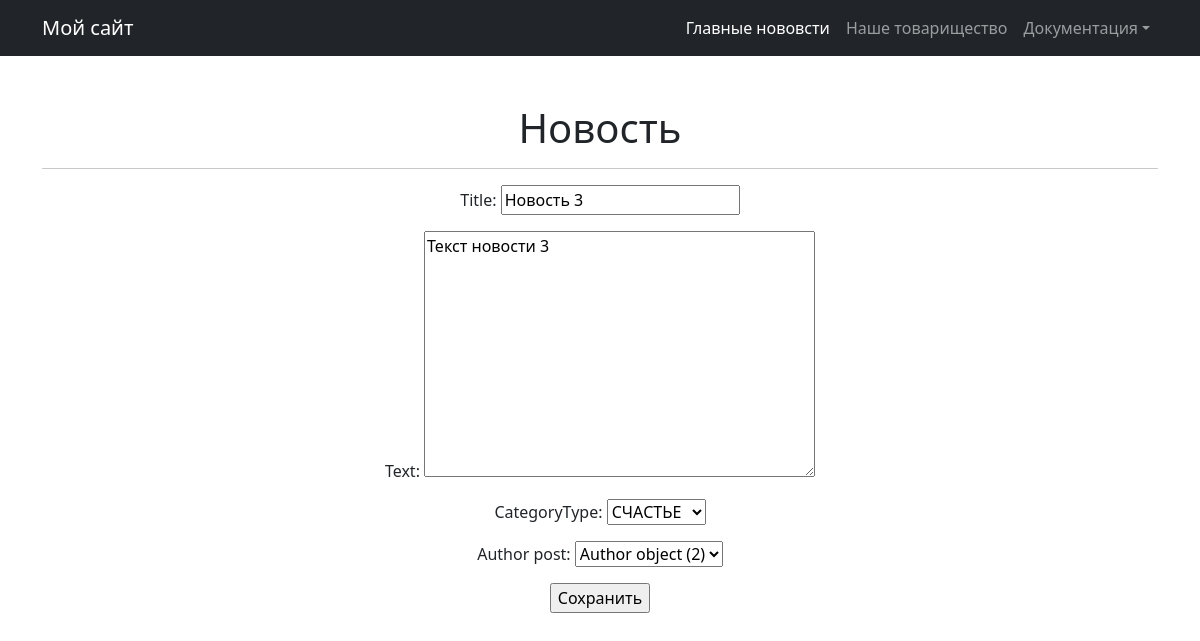
Page /news/3/update/ on the earlier database version.
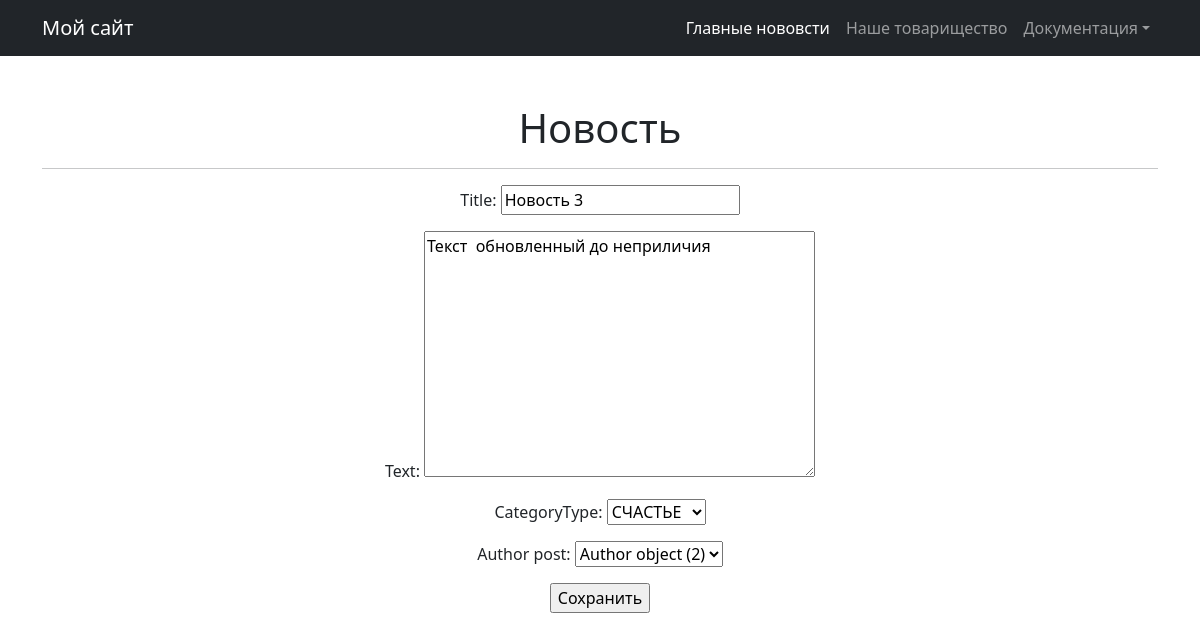
Same page on the later database version.
### new/models.py (models this page shows, shortened)
class Post(models.Model):
    author_post = models.ForeignKey(Author, on_delete=models.CASCADE)
    NEWS = 'NW'
    ARTICLE = 'AR'
    CATEGORY_CHOICES =  (
        ( NEWS, 'НОВОСТЬ'),
        (ARTICLE, 'СЧАСТЬЕ')
    )
    categoryType = models.CharField(max_length=2, choices=CATEGORY_CHOICES, default=ARTICLE)
    dataCreation = models.DateTimeField(auto_now_add=True)
    postCategory = models.ManyToManyField(Category, through='PostCategory')
    title = models.CharField(max_length=128)
    text = models.TextField()
    rating = models.SmallIntegerField(default=0)

### new/views.py (the view)
# urls.py: path('<int:pk>/update/', PostUpdate.as_view(), name='post_update')
class PostUpdate(UpdateView):
    form_class = PostForm
    model = Post
    template_name = 'post_edit.html'

### new/forms.py
class PostForm(forms.ModelForm):
   class Meta:
       model = Post
       fields = [
           'title',
           'text',
           'categoryType',
           'author_post'
       ]

### templates/post_edit.html (shortened to what this page needs)
{% extends 'flatpages/default.html' %}
{% block content %}
<h1>Новость</h1>
<hr>
<form action="" method="post">
   {{ form.as_p }}
   <input type="submit" value="Сохранить" />
</form>
{% endblock content %}

Differences in the rows shown:
changed Post "Новость 3": text "Текст новости 3" → "Текст обновленный до неприличия"
